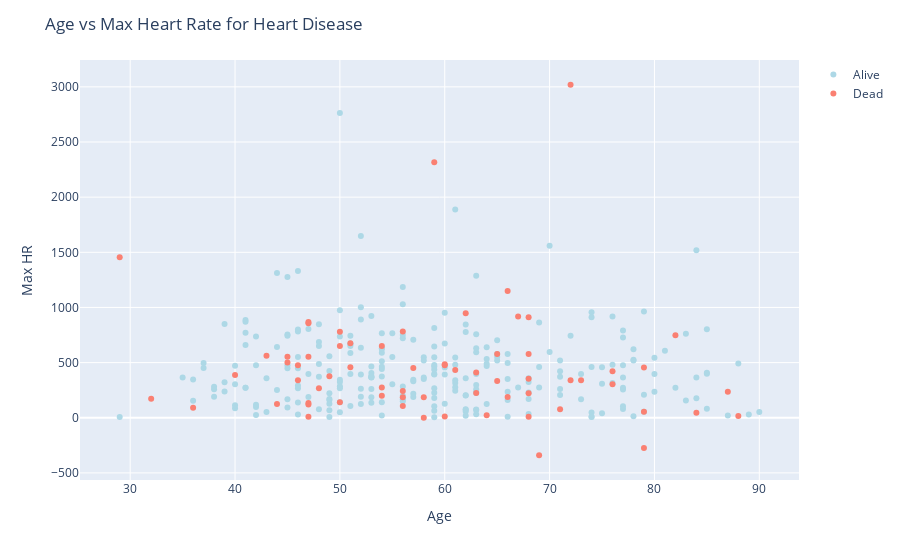

Notebook code cell kept with this figure:
### Code cell
alive_df = df2[df2['Patient_Status'] == 'Alive']
dead_df = df2[df2['Patient_Status'] == 'Dead']

# Create scatter plots using Plotly Express
fig = px.scatter()

# Add scatter traces for alive and dead patients
fig.add_scatter(
    x=alive_df['Age'],
    y=alive_df['Days'],
    mode='markers',
    marker=dict(color='lightblue'),
    name='Alive'
)

fig.add_scatter(
    x=dead_df['Age'],
    y=dead_df['Days'],
    mode='markers',
    marker=dict(color='salmon'),
    name='Dead'
)

# Set title and labels
fig.update_layout(
    title="Age vs Max Heart Rate for Heart Disease",
    xaxis_title="Age",
    yaxis_title="Max HR"
)

# Show the plot
fig.show()

### Figure 1 — Plotly figure (JSON) as saved in the notebook; plotly's stock layout.template omitted (floating-point values rounded to 4 significant figures; data arrays with more than 128 entries replaced by an {"elided": "..."} marker saying what was removed)
{"data": [{"hovertemplate": "<extra></extra>", "legendgroup": "", "marker": {"color": "#636efa", "symbol": "circle"}, "mode": "markers", "name": "", "orientation": "v", "showlegend": false, "type": "scatter", "xaxis": "x", "yaxis": "y"}, {"marker": {"color": "lightblue"}, "mode": "markers", "name": "Alive", "type": "scatter", "x": {"elided": "255 int values"}, "y": {"elided": "255 int values"}}, {"marker": {"color": "salmon"}, "mode": "markers", "name": "Dead", "type": "scatter", "x": [54, 63, 63, 65, 68, 47, 56, 76, 50, 48, 57, 45, 50, 79, 46, 67, 68, 69, 56, 46, 88, 43, 65, 72, 36, 60, 44, 61, 45, 60, 32, 54, 84, 79, 56, 58, 47, 56, 87, 82, 47, 62, 51, 50, 68, 64, 60, 40, 47, 72, 49, 68, 59, 51, 76, 47, 47, 66, 29, 58, 68, 71, 79, 73, 54, 66], "y": [274, 225, 410, 333, 354, 134, 107, 421, 140, 268, 450, 502, 650, 55, 340, 917, 10, -340, 242, 476, 16, 562, 577, 3019, 90, 12, 124, 434, 554, 485, 172, 650, 45, 456, 782, 186, 867, 185, 235, 747, 857, 948, 457, 780, 912, 23, 476, 388, 9, 340, 376, 579, 2317, 675, 304, 554, 119, 1148, 1455, 0, 223, 78, -275, 340, 199, 187]}], "layout": {"legend": {"tracegroupgap": 0}, "margin": {"t": 60}, "title": {"text": "Age vs Max Heart Rate for Heart Disease"}, "xaxis": {"anchor": "y", "domain": [0, 1], "title": {"text": "Age"}}, "yaxis": {"anchor": "x", "domain": [0, 1], "title": {"text": "Max HR"}}}}
